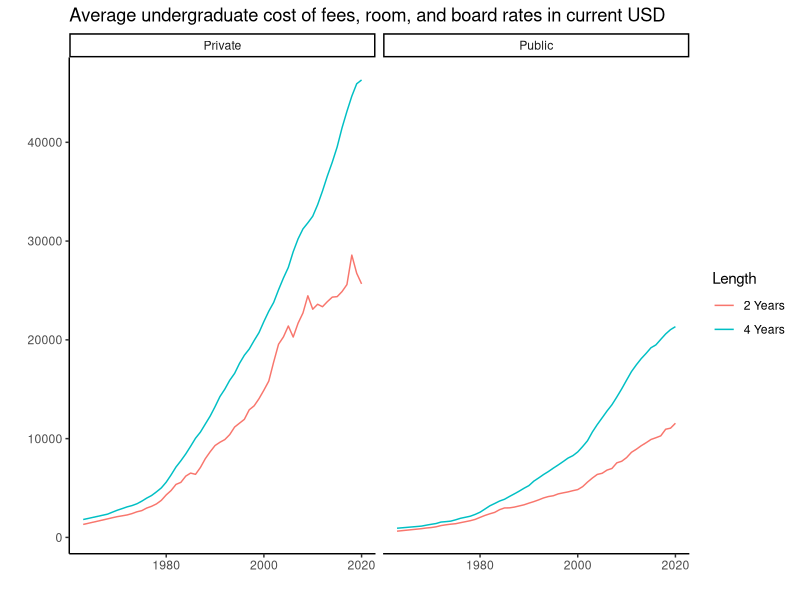
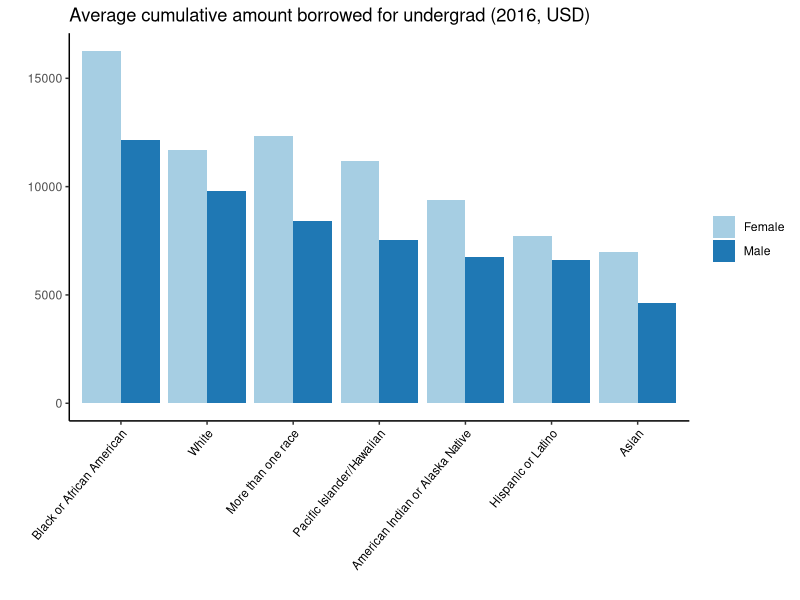
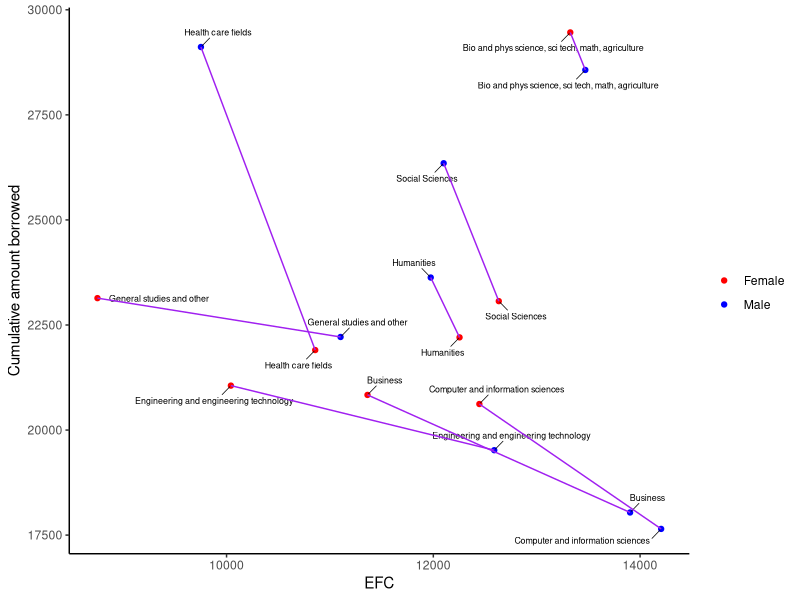

Write the R code that produced these figures, in order. (Note: this script raises an error after producing the figures.)
## ---- chunk 1
knitr::opts_chunk$set(echo = TRUE, message = FALSE, warning = FALSE)
## ---- chunk 2
library(tidyverse)
library(ggplot2)
library(lubridate)
library(ggrepel)
library(readxl)
## ---- chunk 3
tuition_cost <- read_excel("FP3/college_cost_over_time.xls", sheet = "Sheet1")
#head(tuition_cost)

tuition_cost %>% 
  ggplot(aes(x = Year, y = Amount, color = Length)) +
  geom_line() +
  facet_wrap(~Type) +
  theme_classic() +
  labs(title = "Average undergraduate cost of fees, room, and board rates in current USD", x = "", y = "")
## ---- chunk 4
data <- read_csv("11_8_data.csv")
explorerace <- read_csv("10_efc_borrow_race.csv")
exploregender <- read_csv("10_efc_borrow_gender.csv")
## ---- chunk 5
Cum_amt_borrowed_2016 <- read_excel("FP3/amt_borrowed.xlsx", sheet = "Sheet1")

Cum_amt_borrowed_2016 %>% 
  ggplot(aes(x = fct_reorder(Race, Amount, .desc = T), y = Amount, fill = Gender)) +
  geom_bar(stat="identity", position = position_dodge()) +
  theme_classic() +
  theme(axis.text.x = element_text(angle = 50, vjust = 1, hjust=1, size = 8.5, color = "black")) +
  scale_fill_brewer(palette = "Paired") +
  labs(x = "", y = "", fill = "", title = "Average cumulative amount borrowed for undergrad (2016, USD)")
## ---- chunk 6
male <- exploregender %>%
  select(field,efc_m,borr_m) %>%
  mutate(gender = "m")
  colnames(male) <- c("field","efc","borr","gender")
female <- exploregender %>%
  select(field,efc_f,borr_f) %>%
  mutate(gender = "f")
  colnames(female) <- c("field","efc","borr","gender")
final <- rbind(male,female)
final$efc <- extract_numeric(final$efc)
## ---- chunk 7
final %>% 
  filter(field != "Education") %>% 
  ggplot(aes(x=efc,y=borr,color=gender, group=field)) + 
    geom_point() +
    geom_text_repel(aes(label=field),
                  size=2.25,
                  box.padding = 0.5,
                  segment.size = 0.25,
                  color = "black") +
    geom_line(color="purple") +
    scale_color_manual(labels=c("Female", "Male"), values = c("red", "blue")) +
    labs(color="", x = "EFC", y = "Cumulative amount borrowed") +
    theme_classic()
## ---- chunk 8
wider <- final %>%
    pivot_wider(names_from=gender,values_from=c(efc,borr),values_fill=0,names_sort=TRUE)
## ---- chunk 9
wider <- wider %>%
  mutate(change_efc = (pmax(efc_f,efc_m)-pmin(efc_f,efc_m))/pmin(efc_f,efc_m),change_borr = (pmax(borr_f,borr_m)-pmin(borr_f,borr_m))/pmin(borr_f,borr_m))%>%
    mutate(elasticity = change_efc/change_borr)%>%
  mutate(borr_more = case_when(borr_m>borr_f ~ 'm',
  borr_m<borr_f ~ 'f'))
## ---- chunk 10
wider1 <- wider %>%
  mutate(mid_efc=(efc_f+efc_m)/2,mid_borr=(borr_f+borr_m)/2) %>% mutate(elasticity=((efc_f-efc_m)/(mid_efc))/((borr_f-borr_m)/(mid_borr)))%>%
  mutate(borr_more = case_when(borr_m>borr_f ~ 'm',
  borr_m<borr_f ~ 'f'))%>%
  arrange(elasticity)
## ---- chunk 11
tab<-wider1%>%
  select(field,elasticity,borr_more)
## ---- chunk 12
data <- readxl::read_xlsx("11_8_data.xlsx", sheet = "salary")
conf_int <- readxl::read_xlsx("11_8_data.xlsx", sheet = "confidence_intervals")

data %>% 
  ggplot() +
  geom_bar(aes(x = fct_reorder(`Field of study: undergraduate (23 categories)`, `Primary job: Annualized salary, 2012`, .desc = T), y = `Primary job: Annualized salary, 2012`), stat = "identity", fill = "skyblue", alpha = 0.7) +
  geom_errorbar(aes(x = `Field of study: undergraduate (23 categories)`, ymin=`CI_low`, ymax=`CI_high`), width=0.4, colour="orange", alpha=0.9, size=1) +
  theme_classic() +
  theme(axis.text.x = element_text(angle = 52, vjust = 1, hjust=1, size = 5.5, color = "black")) +
  labs(x = "Field of Study, 2008", y = "Salary, 2012")
## ---- chunk 13
salary_by_major_2018 <- read_excel("FP3/salary_by_major_0818.xlsx")
#head(salary_by_major_2018)

salary_by_major_2018 %>% 
  filter(`Field of study: undergraduate (10 categories)` != "Undeclared") %>% 
  ggplot(aes(x = fct_reorder(`Field of study: undergraduate (10 categories)`, `Current job, as of B&B:08/18 interview: Annualized salary`, .desc = T), y = `Current job, as of B&B:08/18 interview: Annualized salary`)) +
  geom_bar(stat="identity", fill = "#69b3a2") +
  theme_classic() +
  theme(axis.text.x = element_text(angle = 60, vjust = 1, hjust=1, size = 7, color = "black")) +
  labs(x = "Undergraduate Field of Study, 2008", y = "Current Job Salary in 2018", title = "")
